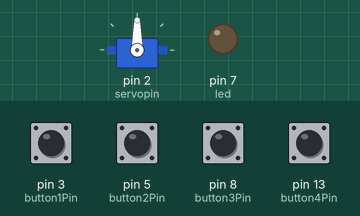
This sketch was run on a simulated Arduino Uno, built with avr-gcc and run on an emulated ATmega328P. On the bench: servo, output pins drawn as LEDs (lit = HIGH). The test bench sets the inputs (shaded band); at power-on: pin 3 (button1Pin), pin 5 (button2Pin), pin 8 (button3Pin), pin 13 (button4Pin) HIGH. What the sketch prints to the serial monitor is not drawn.

Above: at 1.2 s.
1.3 s: pin 3 (button1Pin) pulled LOW for 0.15 s
At 3.5 s:
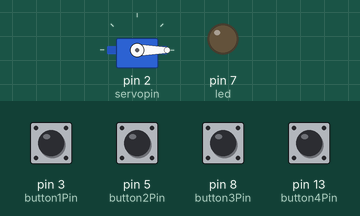
3.8 s: pin 5 (button2Pin) pulled LOW for 0.15 s
At 5.8 s:
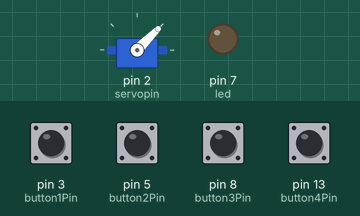
6.3 s: pin 8 (button3Pin) pulled LOW for 0.15 s
At 8.5 s:
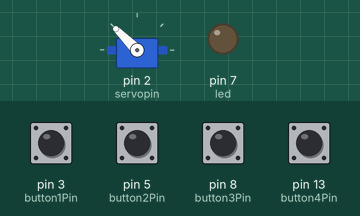
8.8 s: pin 13 (button4Pin) pulled LOW for 0.15 s
At 10.7 s:
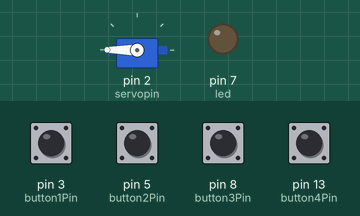
11.3 s: pin 3 (button1Pin) pulled LOW for 1 s
At 11.6 s:
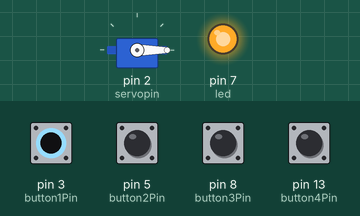
13.8 s: pin 5 (button2Pin) pulled LOW for 1 s
At 14.6 s:
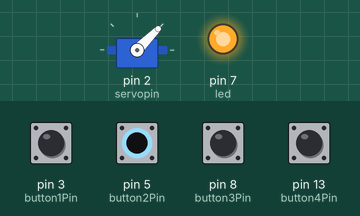
Timing chart, 0 to 16.8 s (numbered marks = the images above; inputs shaded):
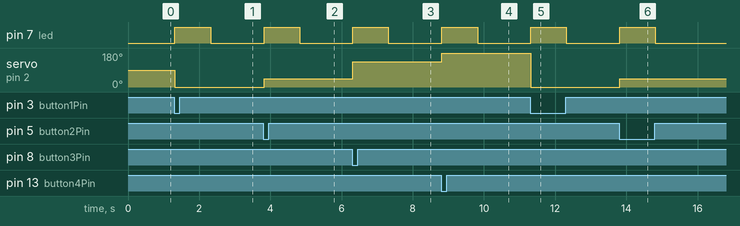

Measured:
- after the input at 1.3 s, pin 7 (led): LOW → HIGH at once, → LOW 1.0 s later; servo on pin 2 (servopin): 90° → 0° at once
- after the input at 3.8 s, pin 7 (led): LOW → HIGH at once, → LOW 1.0 s later; servo on pin 2 (servopin): 0° → 45° at once
- after the input at 6.3 s, pin 7 (led): LOW → HIGH at once, → LOW 1.0 s later; servo on pin 2 (servopin): 45° → 135° at once
- after the input at 8.8 s, pin 7 (led): LOW → HIGH at once, → LOW 1.0 s later; servo on pin 2 (servopin): 135° → 180° at once
- after the input at 11.3 s, pin 7 (led): LOW → HIGH at once, → LOW 1.0 s later; servo on pin 2 (servopin): 180° → 0° at once
- after the input at 13.8 s, pin 7 (led): LOW → HIGH at once, → LOW 1.0 s later; servo on pin 2 (servopin): 0° → 45° at once

The sketch:

server_motor_control.ino
```cpp
#include<Servo.h>

Servo myservo;
int pos1 = 0;
int led = 7;
int button1Pin = 3;
int button2Pin = 5;
int button3Pin = 8;
int button4Pin = 13;
int button1State = 0;
int button2State = 0;
int button3State = 0;
int button4State = 0;
int servopin = 2;

void setup() {
  Serial.begin(9600);
  myservo.attach(servopin);
  pinMode(led , OUTPUT);
  pinMode(button1Pin , INPUT);
  pinMode(button2Pin , INPUT);
  pinMode(button3Pin , INPUT);
  pinMode(button4Pin , INPUT);
}

void loop() {
  button1State = digitalRead(button1Pin);
  button2State = digitalRead(button2Pin);
  button3State = digitalRead(button3Pin);
  button4State = digitalRead(button4Pin);
  Serial.println(button1State);
  Serial.println(button2State);
  Serial.println(button3State);
  Serial.println(button4State);

  if (button1State == LOW){
    digitalWrite(led, HIGH);
    myservo.write(0);
    delay(1000);
    digitalWrite(led, LOW);
  }
  else if(button2State == LOW) {
    digitalWrite(led, HIGH);
    myservo.write(45);
    delay(1000);
    digitalWrite(led, LOW);
  }
  else if(button3State == LOW) {
    digitalWrite(led, HIGH);
    myservo.write(135);
    delay(1000);
    digitalWrite(led, LOW);
  }
  else if(button4State == LOW) {
    digitalWrite(led, HIGH);
    myservo.write(180);
    delay(1000);
    digitalWrite(led, LOW);
  }

}
```
